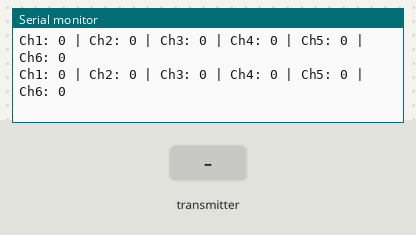
Bench run of a sketch on a simulated Arduino Mega 2560, built with avr-gcc and run on an emulated ATmega2560. Shown: the last lines printed to the serial monitor. The test bench sets the inputs (shaded band).

Above: at 1.2 s.
1.3 s: the transmitter starts sending readChannel.0 = 1000
At 2.3 s:
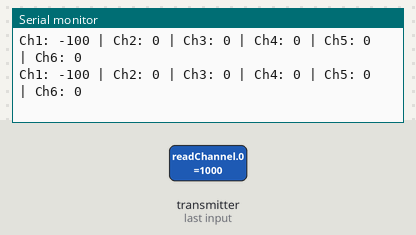
4.3 s: the transmitter starts sending readChannel.1 = 1000
At 5.0 s:
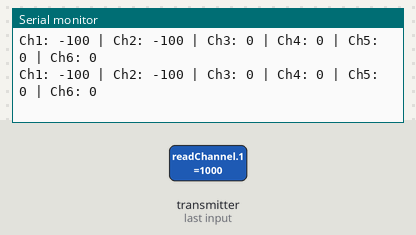
7.3 s: the transmitter starts sending readChannel.2 = 1250
At 8.2 s:
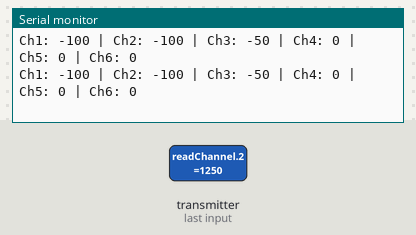
10.3 s: the transmitter starts sending readChannel.3 = 2000
At 11.4 s:
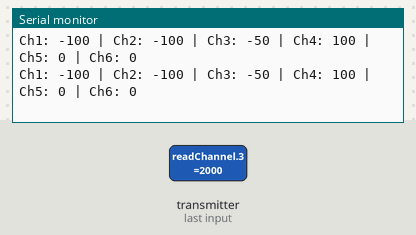
13.3 s: the transmitter starts sending readChannel.0 = 2000
At 14.3 s:
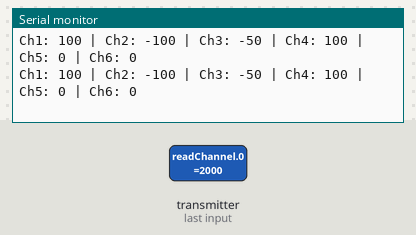
16.3 s: the transmitter starts sending readChannel.4 = 2000
At 17.2 s:
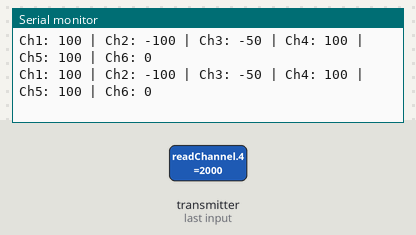
Timing chart, 0 to 19.3 s (numbered marks = the images above; inputs shaded):
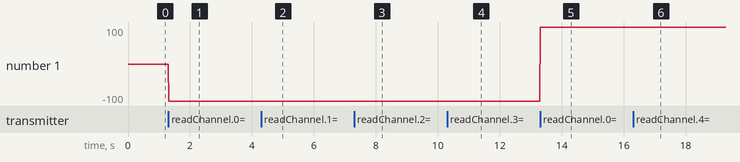

The sketch:

fsi6x-arduino-mega-ibus-01.ino
```cpp
/*
  Arduino FS-I6X Demo
  fsi6x-arduino-mega-ibus.ino
  Read iBus output port from FS-IA6B receiver module
  Display values on Serial Monitor

  Channel functions by Ricardo Paiva - https://gist.github.com/werneckpaiva/

  DroneBot Workshop 2021
  https://dronebotworkshop.com
*/

// Include iBusBM Library
#include <IBusBM.h>

// Create iBus Object
IBusBM ibus;

// Read the number of a given channel and convert to the range provided.
// If the channel is off, return the default value
int readChannel(byte channelInput, int minLimit, int maxLimit, int defaultValue) {
  uint16_t ch = ibus.readChannel(channelInput);
  if (ch < 100) return defaultValue;
  return map(ch, 1000, 2000, minLimit, maxLimit);
}

// Read the channel and return a boolean value
bool readSwitch(byte channelInput, bool defaultValue) {
  int intDefaultValue = (defaultValue) ? 100 : 0;
  int ch = readChannel(channelInput, 0, 100, intDefaultValue);
  return (ch > 50);
}

void setup() {
  // Start serial monitor
  Serial.begin(115200);

  // Attach iBus object to serial port
  ibus.begin(Serial1);
}

void loop() {

  // Cycle through first 5 channels and determine values
  // Print values to serial monitor
  // Note IBusBM library labels channels starting with "0"

  for (byte i = 0; i < 5; i++) {
    int value = readChannel(i, -100, 100, 0);
    Serial.print("Ch");
    Serial.print(i + 1);
    Serial.print(": ");
    Serial.print(value);
    Serial.print(" | ");
  }

  // Print channel 6 (switch) boolean value
  Serial.print("Ch6: ");
  Serial.print(readSwitch(5, false));
  Serial.println();

  delay(10);
}
```

Measured:
- after the input at 1.3 s, the serial monitor: prints a new line at once (image 1)
- after the input at 4.3 s, the serial monitor: prints a new line at once (image 2)
- after the input at 7.3 s, the serial monitor: prints a new line at once (image 3)
- after the input at 10.3 s, the serial monitor: prints a new line at once (image 4)
- after the input at 13.3 s, the serial monitor: prints a new line at once (image 5)
- after the input at 16.3 s, the serial monitor: prints a new line at once (image 6)
- plotted number 1: 0 → -100 after the input at 1.3 s
